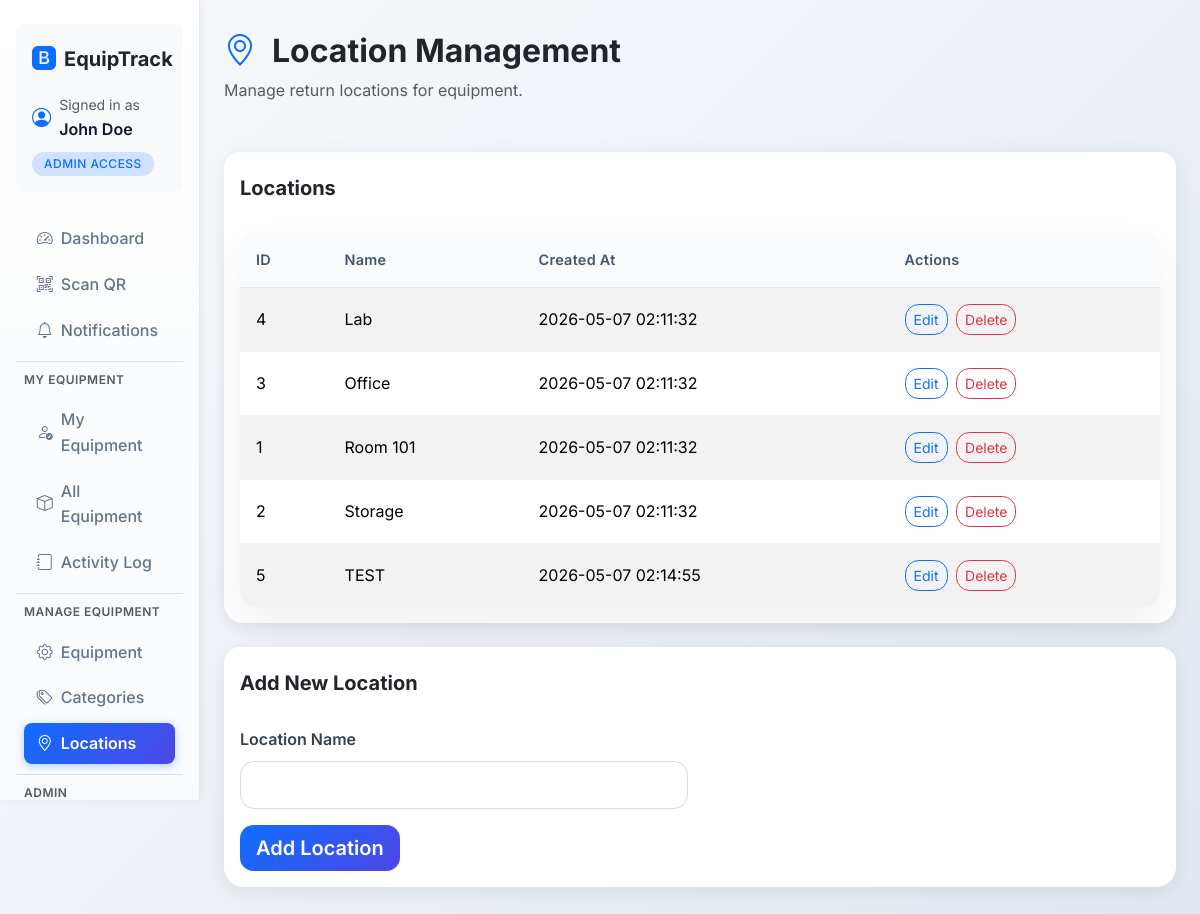
Page /locations.php (signed in) on the committed database.
### tables this page shows
CREATE TABLE `locations` (
  `id` int NOT NULL,
  `name` varchar(100) NOT NULL,
  `created_at` datetime DEFAULT CURRENT_TIMESTAMP
);

### locations.php (the view, shortened to what this page needs)
<?php
require_once __DIR__ . '/config/db.php';
$locations = [];
$result = $connection->query('SELECT id, name, created_at FROM locations ORDER BY name');
if ($result) {
    while ($row = $result->fetch_assoc()) {
        $locations[] = $row;
    }
}
?>
<!DOCTYPE html>
<html lang="en">
<?php
include __DIR__ . '/includes/head.php';
?>
<body>
    <div class="container-fluid">
        <div class="row">
            <?php $activePage = 'locations'; include __DIR__ . '/includes/sidebar.php'; ?>
            <main class="col-12 col-md-9 col-lg-10 content-area px-4">
                <div class="d-flex justify-content-between align-items-center mb-5">
                    <div>
                        <h1 class="h2 fw-bold text-dark mb-2">
                            <i class="bi bi-geo-alt text-primary me-3"></i>Location Management
                        </h1>
                        <p class="text-muted mb-0 fs-6">Manage return locations for equipment.</p>
                    </div>
                </div>
                <div class="row">
                    <div class="col-12">
                        <div class="card">
                            <div class="card-header bg-white border-0 pt-4 pb-3">
                                <h5 class="mb-0 fw-bold">Locations</h5>
                            </div>
                            <div class="card-body">
                                <div class="table-responsive">
                                    <table class="table table-striped">
                                        <thead>
                                            <tr>
                                                <th>ID</th>
                                                <th>Name</th>
                                                <th>Created At</th>
                                                <th>Actions</th>
                                            </tr>
                                        </thead>
                                        <tbody>
                                            <?php foreach ($locations as $loc): ?>
                                                <tr>
                                                    <td><?php echo htmlspecialchars($loc['id']); ?></td>
                                                    <td><?php echo htmlspecialchars($loc['name']); ?></td>
                                                    <td><?php echo htmlspecialchars($loc['created_at']); ?></td>
                                                    <td>
                                                        <button class="btn btn-sm btn-outline-primary me-1" onclick="editLocation(<?php echo $loc['id']; ?>, '<?php echo htmlspecialchars($loc['name']); ?>')">Edit</button>
                                                        <button class="btn btn-sm btn-outline-danger" onclick="deleteLocation(<?php echo $loc['id']; ?>, '<?php echo htmlspecialchars($loc['name']); ?>')">Delete</button>
                                                    </td>
                                                </tr>
                                            <?php endforeach; ?>
                                        </tbody>
                                    </table>
                                </div>
                            </div>
                        </div>
                    </div>
                </div>
                <div class="row mt-4">
                    <div class="col-12">
                        <div class="card">
                            <div class="card-header bg-white border-0 pt-4 pb-3">
                                <h5 class="mb-0 fw-bold">Add New Location</h5>
                            </div>
                            <div class="card-body">
                                <form id="add-location-form">
                                    <div class="row">
                                        <div class="col-12 col-md-6 mb-3">
                                            <label for="location-name" class="form-label">Location Name</label>
                                            <input type="text" class="form-control form-control-lg" id="location-name" required>
                                        </div>
                                    </div>
                                    <button type="submit" class="btn btn-primary btn-lg">Add Location</button>
                                </form>
                            </div>
                        </div>
                    </div>
                </div>
            </main>
        </div>
    </div>
</body>
</html>

### assets/css/app.css (style rules this page uses)
:root { color-scheme: light; font-family: 'Inter', 'Segoe UI', system-ui, -apple-system, BlinkMacSystemFont, 'Segoe UI', sans-serif; color: #102a43; background: #eef5ff; }
body { background: linear-gradient(135deg, #f8fafc 0%, #e2e8f0 100%); min-height: 100vh; color: #0f172a; }
.content-area { padding: 2rem 0; }
.card { border: none; border-radius: 16px; box-shadow: 0 4px 20px rgba(0,0,0,0.08); background: white; }
.card-header { background: white; border-bottom: none; border-radius: 16px 16px 0 0 !important; }
.btn-primary { background: linear-gradient(135deg, #0d6efd, #4f46e5); border: none; border-radius: 12px; font-weight: 600; transition: all 0.2s ease; }
.form-control { border-radius: 8px; border: 1px solid #d1d5db; transition: all 0.2s ease; }
.form-label { font-weight: 600; color: #374151; }
.table { border-radius: 12px; overflow: hidden; box-shadow: 0 2px 10px rgba(0,0,0,0.05); }
.table thead th { background: linear-gradient(135deg, #f8fafc, #e2e8f0); border: none; font-weight: 600; color: #374151; padding: 1rem; }
.table tbody td { border: none; padding: 1rem; vertical-align: middle; }
.table tbody tr { border-bottom: 1px solid #f1f5f9; transition: all 0.2s ease; }
.table tbody tr:last-child { border-bottom: none; }
.form-control, .form-control-file, .custom-select { border-radius: 0.9rem; border-color: rgba(15, 23, 42, 0.15); }
.table-responsive { border-radius: 1rem; overflow: hidden; box-shadow: 0 18px 40px rgba(15, 23, 42, 0.06); }
.table { margin-bottom: 0; }
.table thead th { color: #475569; font-size: 0.9rem; letter-spacing: 0.02em; border-bottom: 1px solid rgba(15, 23, 42, 0.08); }
.table tbody td { white-space: nowrap; }
html { box-sizing: border-box; }
*, *::before, *::after { box-sizing: inherit; }
body { margin: 0; font-family: 'Inter', 'Segoe UI', system-ui, -apple-system, BlinkMacSystemFont, 'Segoe UI', sans-serif; line-height: 1.6; }
.container, .container-fluid { width: 100%; margin: 0 auto; }
.btn, button, input, select { transition: all 0.2s ease; }
.btn { border-radius: 0.85rem; }
.btn-primary { color: #ffffff; }
.card { border-radius: 1.25rem; }
.table { width: 100%; border-collapse: collapse; }
.table th, .table td { padding: 1rem 0.75rem; border-top: 1px solid rgba(15, 23, 42, 0.08); }
.table thead th { background: #f8fafc; font-weight: 600; color: #475569; }

### rows in the picture
locations: id "4", name "Lab", created_at "2026-05-07 02:11:32"
locations: id "3", name "Office", created_at "2026-05-07 02:11:32"
locations: id "1", name "Room 101", created_at "2026-05-07 02:11:32"
locations: id "2", name "Storage", created_at "2026-05-07 02:11:32"
locations: id "5", name "TEST", created_at "2026-05-07 02:14:55"

### other values in the picture
$user['name'] ?: $user['username'] "John Doe"
$user['role'] "ADMIN"
